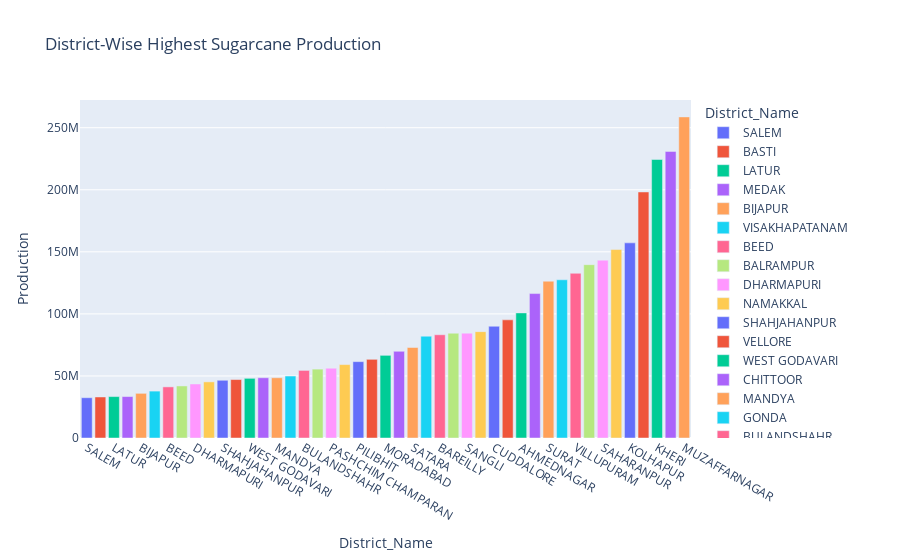

The cell this chart's notebook holds for it:
### Code cell
df5 = df_sg.groupby(by='District_Name')['Production'].sum().reset_index().sort_values(by='Production').tail(45)
px.bar(df5, 'District_Name', 'Production',color='District_Name',title = 'District-Wise Highest Sugarcane Production' )

### Figure 1 — Plotly figure (JSON) as saved in the notebook; plotly's stock layout.template omitted (floating-point values rounded to 4 significant figures)
{"data": [{"alignmentgroup": "True", "hovertemplate": "District_Name=%{x}<br>Production=%{y}<extra></extra>", "legendgroup": "SALEM", "marker": {"color": "#636efa", "pattern": {"shape": ""}}, "name": "SALEM", "offsetgroup": "SALEM", "orientation": "v", "showlegend": true, "textposition": "auto", "type": "bar", "x": ["SALEM"], "xaxis": "x", "y": [32456850], "yaxis": "y"}, {"alignmentgroup": "True", "hovertemplate": "District_Name=%{x}<br>Production=%{y}<extra></extra>", "legendgroup": "BASTI", "marker": {"color": "#EF553B", "pattern": {"shape": ""}}, "name": "BASTI", "offsetgroup": "BASTI", "orientation": "v", "showlegend": true, "textposition": "auto", "type": "bar", "x": ["BASTI"], "xaxis": "x", "y": [33051994], "yaxis": "y"}, {"alignmentgroup": "True", "hovertemplate": "District_Name=%{x}<br>Production=%{y}<extra></extra>", "legendgroup": "LATUR", "marker": {"color": "#00cc96", "pattern": {"shape": ""}}, "name": "LATUR", "offsetgroup": "LATUR", "orientation": "v", "showlegend": true, "textposition": "auto", "type": "bar", "x": ["LATUR"], "xaxis": "x", "y": [33369098], "yaxis": "y"}, {"alignmentgroup": "True", "hovertemplate": "District_Name=%{x}<br>Production=%{y}<extra></extra>", "legendgroup": "MEDAK", "marker": {"color": "#ab63fa", "pattern": {"shape": ""}}, "name": "MEDAK", "offsetgroup": "MEDAK", "orientation": "v", "showlegend": true, "textposition": "auto", "type": "bar", "x": ["MEDAK"], "xaxis": "x", "y": [33383500], "yaxis": "y"}, {"alignmentgroup": "True", "hovertemplate": "District_Name=%{x}<br>Production=%{y}<extra></extra>", "legendgroup": "BIJAPUR", "marker": {"color": "#FFA15A", "pattern": {"shape": ""}}, "name": "BIJAPUR", "offsetgroup": "BIJAPUR", "orientation": "v", "showlegend": true, "textposition": "auto", "type": "bar", "x": ["BIJAPUR"], "xaxis": "x", "y": [35981339], "yaxis": "y"}, {"alignmentgroup": "True", "hovertemplate": "District_Name=%{x}<br>Production=%{y}<extra></extra>", "legendgroup": "VISAKHAPATANAM", "marker": {"color": "#19d3f3", "pattern": {"shape": ""}}, "name": "VISAKHAPATANAM", "offsetgroup": "VISAKHAPATANAM", "orientation": "v", "showlegend": true, "textposition": "auto", "type": "bar", "x": ["VISAKHAPATANAM"], "xaxis": "x", "y": [37783244], "yaxis": "y"}, {"alignmentgroup": "True", "hovertemplate": "District_Name=%{x}<br>Production=%{y}<extra></extra>", "legendgroup": "BEED", "marker": {"color": "#FF6692", "pattern": {"shape": ""}}, "name": "BEED", "offsetgroup": "BEED", "orientation": "v", "showlegend": true, "textposition": "auto", "type": "bar", "x": ["BEED"], "xaxis": "x", "y": [41187079], "yaxis": "y"}, {"alignmentgroup": "True", "hovertemplate": "District_Name=%{x}<br>Production=%{y}<extra></extra>", "legendgroup": "BALRAMPUR", "marker": {"color": "#B6E880", "pattern": {"shape": ""}}, "name": "BALRAMPUR", "offsetgroup": "BALRAMPUR", "orientation": "v", "showlegend": true, "textposition": "auto", "type": "bar", "x": ["BALRAMPUR"], "xaxis": "x", "y": [41947813], "yaxis": "y"}, {"alignmentgroup": "True", "hovertemplate": "District_Name=%{x}<br>Production=%{y}<extra></extra>", "legendgroup": "DHARMAPURI", "marker": {"color": "#FF97FF", "pattern": {"shape": ""}}, "name": "DHARMAPURI", "offsetgroup": "DHARMAPURI", "orientation": "v", "showlegend": true, "textposition": "auto", "type": "bar", "x": ["DHARMAPURI"], "xaxis": "x", "y": [43528392], "yaxis": "y"}, {"alignmentgroup": "True", "hovertemplate": "District_Name=%{x}<br>Production=%{y}<extra></extra>", "legendgroup": "NAMAKKAL", "marker": {"color": "#FECB52", "pattern": {"shape": ""}}, "name": "NAMAKKAL", "offsetgroup": "NAMAKKAL", "orientation": "v", "showlegend": true, "textposition": "auto", "type": "bar", "x": ["NAMAKKAL"], "xaxis": "x", "y": [45230321], "yaxis": "y"}, {"alignmentgroup": "True", "hovertemplate": "District_Name=%{x}<br>Production=%{y}<extra></extra>", "legendgroup": "SHAHJAHANPUR", "marker": {"color": "#636efa", "pattern": {"shape": ""}}, "name": "SHAHJAHANPUR", "offsetgroup": "SHAHJAHANPUR", "orientation": "v", "showlegend": true, "textposition": "auto", "type": "bar", "x": ["SHAHJAHANPUR"], "xaxis": "x", "y": [46507040], "yaxis": "y"}, {"alignmentgroup": "True", "hovertemplate": "District_Name=%{x}<br>Production=%{y}<extra></extra>", "legendgroup": "VELLORE", "marker": {"color": "#EF553B", "pattern": {"shape": ""}}, "name": "VELLORE", "offsetgroup": "VELLORE", "orientation": "v", "showlegend": true, "textposition": "auto", "type": "bar", "x": ["VELLORE"], "xaxis": "x", "y": [47099874], "yaxis": "y"}, {"alignmentgroup": "True", "hovertemplate": "District_Name=%{x}<br>Production=%{y}<extra></extra>", "legendgroup": "WEST GODAVARI", "marker": {"color": "#00cc96", "pattern": {"shape": ""}}, "name": "WEST GODAVARI", "offsetgroup": "WEST GODAVARI", "orientation": "v", "showlegend": true, "textposition": "auto", "type": "bar", "x": ["WEST GODAVARI"], "xaxis": "x", "y": [48076585], "yaxis": "y"}, {"alignmentgroup": "True", "hovertemplate": "District_Name=%{x}<br>Production=%{y}<extra></extra>", "legendgroup": "CHITTOOR", "marker": {"color": "#ab63fa", "pattern": {"shape": ""}}, "name": "CHITTOOR", "offsetgroup": "CHITTOOR", "orientation": "v", "showlegend": true, "textposition": "auto", "type": "bar", "x": ["CHITTOOR"], "xaxis": "x", "y": [48539692], "yaxis": "y"}, {"alignmentgroup": "True", "hovertemplate": "District_Name=%{x}<br>Production=%{y}<extra></extra>", "legendgroup": "MANDYA", "marker": {"color": "#FFA15A", "pattern": {"shape": ""}}, "name": "MANDYA", "offsetgroup": "MANDYA", "orientation": "v", "showlegend": true, "textposition": "auto", "type": "bar", "x": ["MANDYA"], "xaxis": "x", "y": [48540138], "yaxis": "y"}, {"alignmentgroup": "True", "hovertemplate": "District_Name=%{x}<br>Production=%{y}<extra></extra>", "legendgroup": "GONDA", "marker": {"color": "#19d3f3", "pattern": {"shape": ""}}, "name": "GONDA", "offsetgroup": "GONDA", "orientation": "v", "showlegend": true, "textposition": "auto", "type": "bar", "x": ["GONDA"], "xaxis": "x", "y": [49923705], "yaxis": "y"}, {"alignmentgroup": "True", "hovertemplate": "District_Name=%{x}<br>Production=%{y}<extra></extra>", "legendgroup": "BULANDSHAHR", "marker": {"color": "#FF6692", "pattern": {"shape": ""}}, "name": "BULANDSHAHR", "offsetgroup": "BULANDSHAHR", "orientation": "v", "showlegend": true, "textposition": "auto", "type": "bar", "x": ["BULANDSHAHR"], "xaxis": "x", "y": [54445971], "yaxis": "y"}, {"alignmentgroup": "True", "hovertemplate": "District_Name=%{x}<br>Production=%{y}<extra></extra>", "legendgroup": "HARIDWAR", "marker": {"color": "#B6E880", "pattern": {"shape": ""}}, "name": "HARIDWAR", "offsetgroup": "HARIDWAR", "orientation": "v", "showlegend": true, "textposition": "auto", "type": "bar", "x": ["HARIDWAR"], "xaxis": "x", "y": [55497218], "yaxis": "y"}, {"alignmentgroup": "True", "hovertemplate": "District_Name=%{x}<br>Production=%{y}<extra></extra>", "legendgroup": "PASHCHIM CHAMPARAN", "marker": {"color": "#FF97FF", "pattern": {"shape": ""}}, "name": "PASHCHIM CHAMPARAN", "offsetgroup": "PASHCHIM CHAMPARAN", "orientation": "v", "showlegend": true, "textposition": "auto", "type": "bar", "x": ["PASHCHIM CHAMPARAN"], "xaxis": "x", "y": [56214711], "yaxis": "y"}, {"alignmentgroup": "True", "hovertemplate": "District_Name=%{x}<br>Production=%{y}<extra></extra>", "legendgroup": "GHAZIABAD", "marker": {"color": "#FECB52", "pattern": {"shape": ""}}, "name": "GHAZIABAD", "offsetgroup": "GHAZIABAD", "orientation": "v", "showlegend": true, "textposition": "auto", "type": "bar", "x": ["GHAZIABAD"], "xaxis": "x", "y": [59152694], "yaxis": "y"}, {"alignmentgroup": "True", "hovertemplate": "District_Name=%{x}<br>Production=%{y}<extra></extra>", "legendgroup": "PILIBHIT", "marker": {"color": "#636efa", "pattern": {"shape": ""}}, "name": "PILIBHIT", "offsetgroup": "PILIBHIT", "orientation": "v", "showlegend": true, "textposition": "auto", "type": "bar", "x": ["PILIBHIT"], "xaxis": "x", "y": [61518462], "yaxis": "y"}, {"alignmentgroup": "True", "hovertemplate": "District_Name=%{x}<br>Production=%{y}<extra></extra>", "legendgroup": "TIRUVANNAMALAI", "marker": {"color": "#EF553B", "pattern": {"shape": ""}}, "name": "TIRUVANNAMALAI", "offsetgroup": "TIRUVANNAMALAI", "orientation": "v", "showlegend": true, "textposition": "auto", "type": "bar", "x": ["TIRUVANNAMALAI"], "xaxis": "x", "y": [63387979], "yaxis": "y"}, {"alignmentgroup": "True", "hovertemplate": "District_Name=%{x}<br>Production=%{y}<extra></extra>", "legendgroup": "MORADABAD", "marker": {"color": "#00cc96", "pattern": {"shape": ""}}, "name": "MORADABAD", "offsetgroup": "MORADABAD", "orientation": "v", "showlegend": true, "textposition": "auto", "type": "bar", "x": ["MORADABAD"], "xaxis": "x", "y": [66592400], "yaxis": "y"}, {"alignmentgroup": "True", "hovertemplate": "District_Name=%{x}<br>Production=%{y}<extra></extra>", "legendgroup": "KUSHI NAGAR", "marker": {"color": "#ab63fa", "pattern": {"shape": ""}}, "name": "KUSHI NAGAR", "offsetgroup": "KUSHI NAGAR", "orientation": "v", "showlegend": true, "textposition": "auto", "type": "bar", "x": ["KUSHI NAGAR"], "xaxis": "x", "y": [69848422], "yaxis": "y"}, {"alignmentgroup": "True", "hovertemplate": "District_Name=%{x}<br>Production=%{y}<extra></extra>", "legendgroup": "SATARA", "marker": {"color": "#FFA15A", "pattern": {"shape": ""}}, "name": "SATARA", "offsetgroup": "SATARA", "orientation": "v", "showlegend": true, "textposition": "auto", "type": "bar", "x": ["SATARA"], "xaxis": "x", "y": [72927356], "yaxis": "y"}, {"alignmentgroup": "True", "hovertemplate": "District_Name=%{x}<br>Production=%{y}<extra></extra>", "legendgroup": "AMROHA", "marker": {"color": "#19d3f3", "pattern": {"shape": ""}}, "name": "AMROHA", "offsetgroup": "AMROHA", "orientation": "v", "showlegend": true, "textposition": "auto", "type": "bar", "x": ["AMROHA"], "xaxis": "x", "y": [82025873], "yaxis": "y"}, {"alignmentgroup": "True", "hovertemplate": "District_Name=%{x}<br>Production=%{y}<extra></extra>", "legendgroup": "BAREILLY", "marker": {"color": "#FF6692", "pattern": {"shape": ""}}, "name": "BAREILLY", "offsetgroup": "BAREILLY", "orientation": "v", "showlegend": true, "textposition": "auto", "type": "bar", "x": ["BAREILLY"], "xaxis": "x", "y": [83192846], "yaxis": "y"}, {"alignmentgroup": "True", "hovertemplate": "District_Name=%{x}<br>Production=%{y}<extra></extra>", "legendgroup": "BAGHPAT", "marker": {"color": "#B6E880", "pattern": {"shape": ""}}, "name": "BAGHPAT", "offsetgroup": "BAGHPAT", "orientation": "v", "showlegend": true, "textposition": "auto", "type": "bar", "x": ["BAGHPAT"], "xaxis": "x", "y": [84431152], "yaxis": "y"}, {"alignmentgroup": "True", "hovertemplate": "District_Name=%{x}<br>Production=%{y}<extra></extra>", "legendgroup": "SANGLI", "marker": {"color": "#FF97FF", "pattern": {"shape": ""}}, "name": "SANGLI", "offsetgroup": "SANGLI", "orientation": "v", "showlegend": true, "textposition": "auto", "type": "bar", "x": ["SANGLI"], "xaxis": "x", "y": [84479400], "yaxis": "y"}, {"alignmentgroup": "True", "hovertemplate": "District_Name=%{x}<br>Production=%{y}<extra></extra>", "legendgroup": "ERODE", "marker": {"color": "#FECB52", "pattern": {"shape": ""}}, "name": "ERODE", "offsetgroup": "ERODE", "orientation": "v", "showlegend": true, "textposition": "auto", "type": "bar", "x": ["ERODE"], "xaxis": "x", "y": [85686869], "yaxis": "y"}, {"alignmentgroup": "True", "hovertemplate": "District_Name=%{x}<br>Production=%{y}<extra></extra>", "legendgroup": "CUDDALORE", "marker": {"color": "#636efa", "pattern": {"shape": ""}}, "name": "CUDDALORE", "offsetgroup": "CUDDALORE", "orientation": "v", "showlegend": true, "textposition": "auto", "type": "bar", "x": ["CUDDALORE"], "xaxis": "x", "y": [90023843], "yaxis": "y"}, {"alignmentgroup": "True", "hovertemplate": "District_Name=%{x}<br>Production=%{y}<extra></extra>", "legendgroup": "BAGALKOT", "marker": {"color": "#EF553B", "pattern": {"shape": ""}}, "name": "BAGALKOT", "offsetgroup": "BAGALKOT", "orientation": "v", "showlegend": true, "textposition": "auto", "type": "bar", "x": ["BAGALKOT"], "xaxis": "x", "y": [95190087], "yaxis": "y"}, {"alignmentgroup": "True", "hovertemplate": "District_Name=%{x}<br>Production=%{y}<extra></extra>", "legendgroup": "AHMEDNAGAR", "marker": {"color": "#00cc96", "pattern": {"shape": ""}}, "name": "AHMEDNAGAR", "offsetgroup": "AHMEDNAGAR", "orientation": "v", "showlegend": true, "textposition": "auto", "type": "bar", "x": ["AHMEDNAGAR"], "xaxis": "x", "y": [100789214], "yaxis": "y"}, {"alignmentgroup": "True", "hovertemplate": "District_Name=%{x}<br>Production=%{y}<extra></extra>", "legendgroup": "SITAPUR", "marker": {"color": "#ab63fa", "pattern": {"shape": ""}}, "name": "SITAPUR", "offsetgroup": "SITAPUR", "orientation": "v", "showlegend": true, "textposition": "auto", "type": "bar", "x": ["SITAPUR"], "xaxis": "x", "y": [116361442], "yaxis": "y"}, {"alignmentgroup": "True", "hovertemplate": "District_Name=%{x}<br>Production=%{y}<extra></extra>", "legendgroup": "SURAT", "marker": {"color": "#FFA15A", "pattern": {"shape": ""}}, "name": "SURAT", "offsetgroup": "SURAT", "orientation": "v", "showlegend": true, "textposition": "auto", "type": "bar", "x": ["SURAT"], "xaxis": "x", "y": [126331300], "yaxis": "y"}, {"alignmentgroup": "True", "hovertemplate": "District_Name=%{x}<br>Production=%{y}<extra></extra>", "legendgroup": "PUNE", "marker": {"color": "#19d3f3", "pattern": {"shape": ""}}, "name": "PUNE", "offsetgroup": "PUNE", "orientation": "v", "showlegend": true, "textposition": "auto", "type": "bar", "x": ["PUNE"], "xaxis": "x", "y": [127473301], "yaxis": "y"}, {"alignmentgroup": "True", "hovertemplate": "District_Name=%{x}<br>Production=%{y}<extra></extra>", "legendgroup": "VILLUPURAM", "marker": {"color": "#FF6692", "pattern": {"shape": ""}}, "name": "VILLUPURAM", "offsetgroup": "VILLUPURAM", "orientation": "v", "showlegend": true, "textposition": "auto", "type": "bar", "x": ["VILLUPURAM"], "xaxis": "x", "y": [132702030], "yaxis": "y"}, {"alignmentgroup": "True", "hovertemplate": "District_Name=%{x}<br>Production=%{y}<extra></extra>", "legendgroup": "SOLAPUR", "marker": {"color": "#B6E880", "pattern": {"shape": ""}}, "name": "SOLAPUR", "offsetgroup": "SOLAPUR", "orientation": "v", "showlegend": true, "textposition": "auto", "type": "bar", "x": ["SOLAPUR"], "xaxis": "x", "y": [139645167], "yaxis": "y"}, {"alignmentgroup": "True", "hovertemplate": "District_Name=%{x}<br>Production=%{y}<extra></extra>", "legendgroup": "SAHARANPUR", "marker": {"color": "#FF97FF", "pattern": {"shape": ""}}, "name": "SAHARANPUR", "offsetgroup": "SAHARANPUR", "orientation": "v", "showlegend": true, "textposition": "auto", "type": "bar", "x": ["SAHARANPUR"], "xaxis": "x", "y": [143273838], "yaxis": "y"}, {"alignmentgroup": "True", "hovertemplate": "District_Name=%{x}<br>Production=%{y}<extra></extra>", "legendgroup": "MEERUT", "marker": {"color": "#FECB52", "pattern": {"shape": ""}}, "name": "MEERUT", "offsetgroup": "MEERUT", "orientation": "v", "showlegend": true, "textposition": "auto", "type": "bar", "x": ["MEERUT"], "xaxis": "x", "y": [151829820], "yaxis": "y"}, {"alignmentgroup": "True", "hovertemplate": "District_Name=%{x}<br>Production=%{y}<extra></extra>", "legendgroup": "KOLHAPUR", "marker": {"color": "#636efa", "pattern": {"shape": ""}}, "name": "KOLHAPUR", "offsetgroup": "KOLHAPUR", "orientation": "v", "showlegend": true, "textposition": "auto", "type": "bar", "x": ["KOLHAPUR"], "xaxis": "x", "y": [157210426], "yaxis": "y"}, {"alignmentgroup": "True", "hovertemplate": "District_Name=%{x}<br>Production=%{y}<extra></extra>", "legendgroup": "BELGAUM", "marker": {"color": "#EF553B", "pattern": {"shape": ""}}, "name": "BELGAUM", "offsetgroup": "BELGAUM", "orientation": "v", "showlegend": true, "textposition": "auto", "type": "bar", "x": ["BELGAUM"], "xaxis": "x", "y": [198207649], "yaxis": "y"}, {"alignmentgroup": "True", "hovertemplate": "District_Name=%{x}<br>Production=%{y}<extra></extra>", "legendgroup": "KHERI", "marker": {"color": "#00cc96", "pattern": {"shape": ""}}, "name": "KHERI", "offsetgroup": "KHERI", "orientation": "v", "showlegend": true, "textposition": "auto", "type": "bar", "x": ["KHERI"], "xaxis": "x", "y": [224383685], "yaxis": "y"}, {"alignmentgroup": "True", "hovertemplate": "District_Name=%{x}<br>Production=%{y}<extra></extra>", "legendgroup": "BIJNOR", "marker": {"color": "#ab63fa", "pattern": {"shape": ""}}, "name": "BIJNOR", "offsetgroup": "BIJNOR", "orientation": "v", "showlegend": true, "textposition": "auto", "type": "bar", "x": ["BIJNOR"], "xaxis": "x", "y": [230907185], "yaxis": "y"}, {"alignmentgroup": "True", "hovertemplate": "District_Name=%{x}<br>Production=%{y}<extra></extra>", "legendgroup": "MUZAFFARNAGAR", "marker": {"color": "#FFA15A", "pattern": {"shape": ""}}, "name": "MUZAFFARNAGAR", "offsetgroup": "MUZAFFARNAGAR", "orientation": "v", "showlegend": true, "textposition": "auto", "type": "bar", "x": ["MUZAFFARNAGAR"], "xaxis": "x", "y": [258698795], "yaxis": "y"}], "layout": {"barmode": "relative", "legend": {"title": {"text": "District_Name"}, "tracegroupgap": 0}, "title": {"text": "District-Wise Highest Sugarcane Production"}, "xaxis": {"anchor": "y", "categoryarray": ["SALEM", "BASTI", "LATUR", "MEDAK", "BIJAPUR", "VISAKHAPATANAM", "BEED", "BALRAMPUR", "DHARMAPURI", "NAMAKKAL", "SHAHJAHANPUR", "VELLORE", "WEST GODAVARI", "CHITTOOR", "MANDYA", "GONDA", "BULANDSHAHR", "HARIDWAR", "PASHCHIM CHAMPARAN", "GHAZIABAD", "PILIBHIT", "TIRUVANNAMALAI", "MORADABAD", "KUSHI NAGAR", "SATARA", "AMROHA", "BAREILLY", "BAGHPAT", "SANGLI", "ERODE", "CUDDALORE", "BAGALKOT", "AHMEDNAGAR", "SITAPUR", "SURAT", "PUNE", "VILLUPURAM", "SOLAPUR", "SAHARANPUR", "MEERUT", "KOLHAPUR", "BELGAUM", "KHERI", "BIJNOR", "MUZAFFARNAGAR"], "categoryorder": "array", "domain": [0, 1], "title": {"text": "District_Name"}}, "yaxis": {"anchor": "x", "domain": [0, 1], "title": {"text": "Production"}}}}
